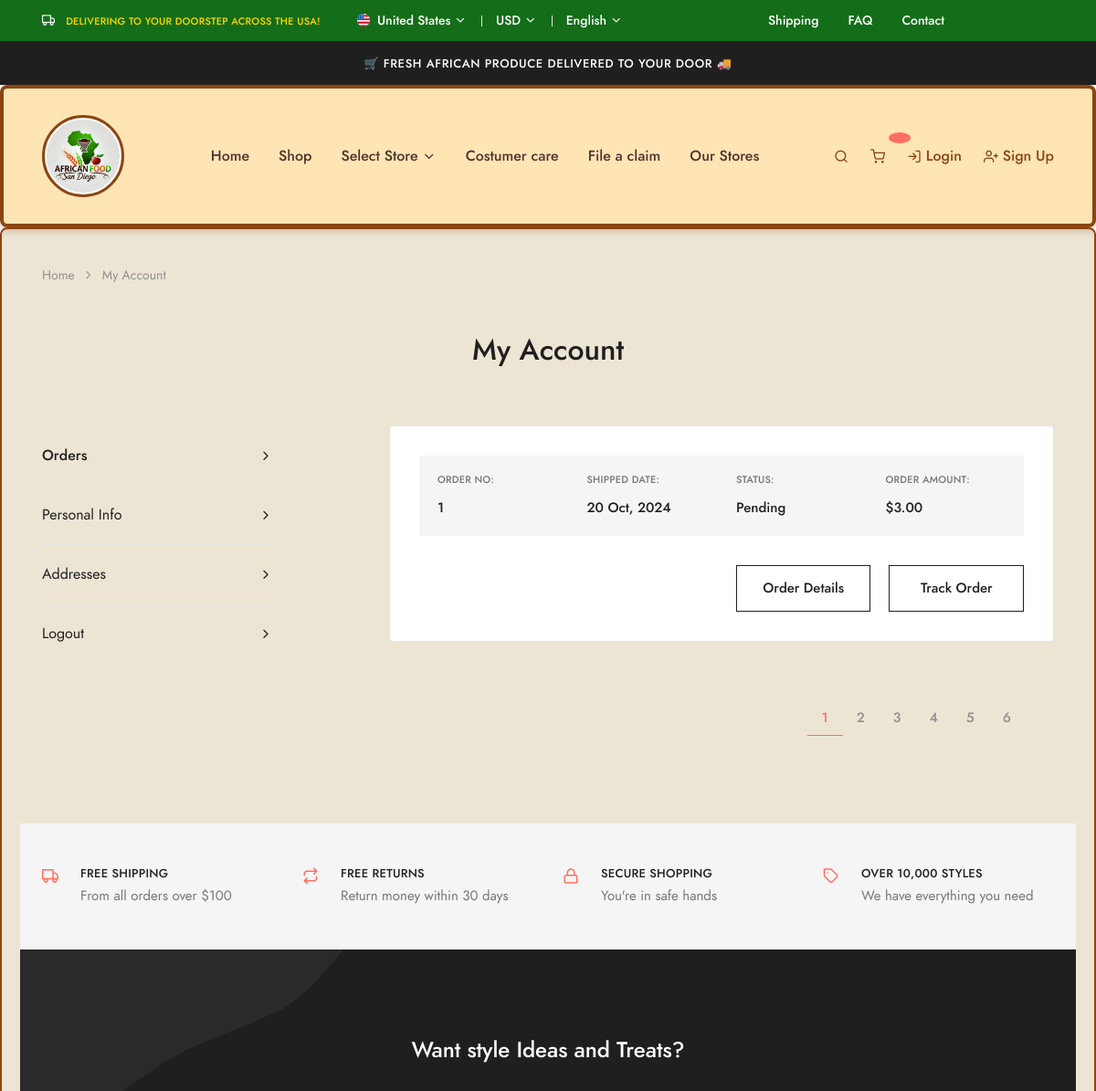
Before: /orders/history/ (upper part) with the older database file.
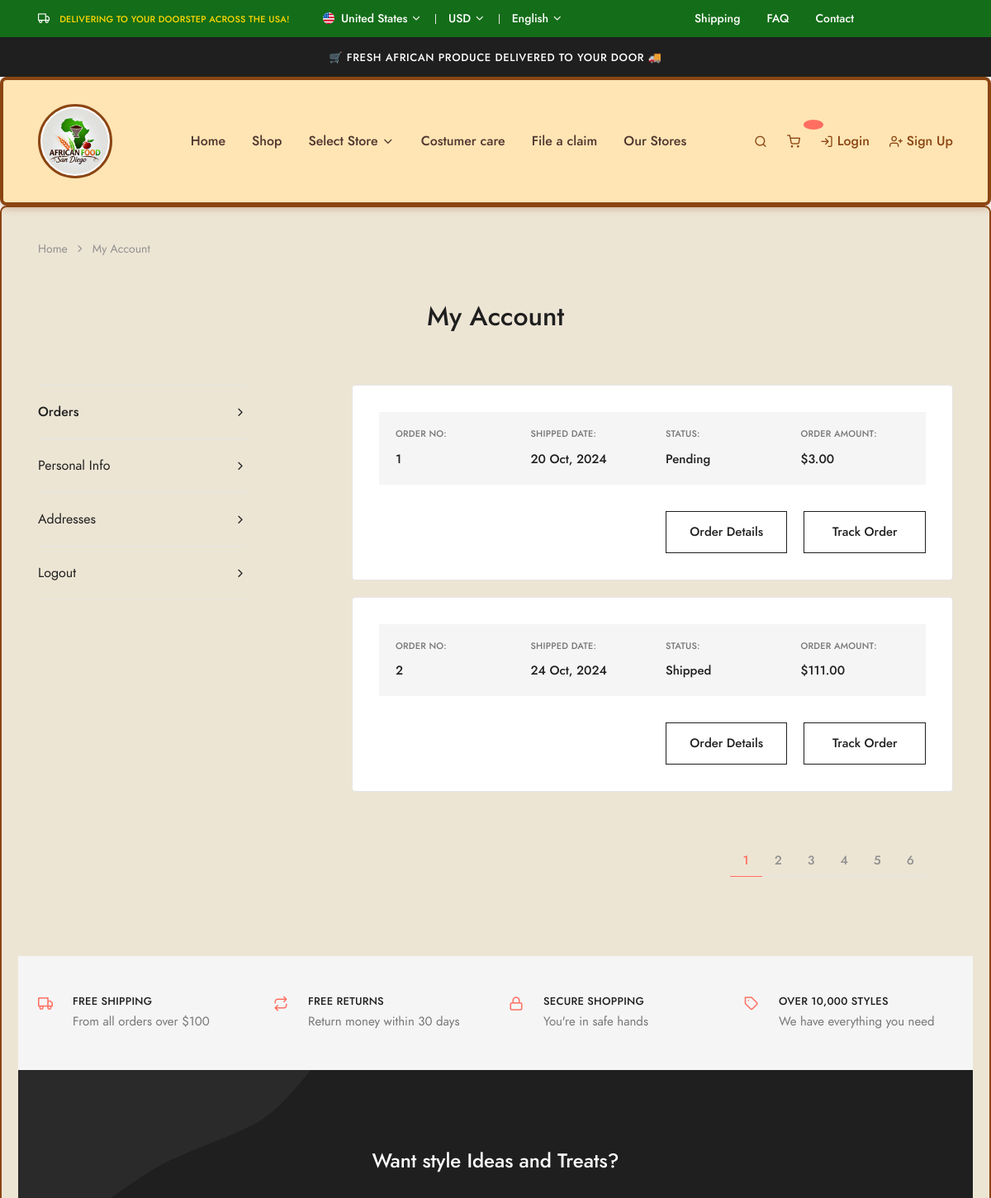
After: the same page with the newer database file.
### afriapp/models.py (models this page shows, shortened)
class Order(models.Model):
    item = models.ForeignKey(Product,on_delete=models.CASCADE, related_name='product')
    shipping_cost = models.PositiveIntegerField(default=0)
    customer = models.ForeignKey(Customer, on_delete=models.CASCADE, related_name='orders')
    created_at = models.DateTimeField(auto_now_add=True)
    updated_at = models.DateTimeField(auto_now=True)
    basket_no = models.CharField(max_length=36, null=True)
    total_amount = models.DecimalField(max_digits=10, decimal_places=2)
    stripe_payment_intent_id = models.CharField(max_length=255, blank=True, null=True)  # Payment Intent ID from Stripe
    is_paid = models.BooleanField(default=False)
    date_created = models.DateTimeField(default=timezone.now)
    total_price = models.DecimalField(max_digits=10, decimal_places=2)
    shipping_address = models.TextField(blank=True)
    status = models.CharField(max_length=50, choices=(
        ('Pending', 'Pending'),
        ('Shipped', 'Shipped'),
        ('Delivered', 'Delivered'),
        ('Cancelled', 'Cancelled')
    ), default='Pending')

### afriapp/views.py (the view)
# urls.py: path('orders/history/', OrderHistory.as_view(), name='order_history'),  # Corrected URL pattern
class OrderHistory(View):
    def get(self, request):
        user = request.user
        try:
            orders = Order.objects.filter()
            if not orders.exists():
                messages.info(request, "No order history found.")  # Using messages framework for user feedback
                return render(request, 'account/account-orders.html', {"orders": orders})  # Render even if empty
            return render(request, 'account/account-orders.html', {"orders": orders})
        except Exception as e:
            messages.error(request, f"An error occurred: {str(e)}")  # Using messages for error
            return render(request, 'account/account-orders.html', {"orders": []})  # Pass an empty list on error

### afriapp/templates/account/account-orders.html (shortened to what this page needs)
{% extends 'base.html' %}
{% load static %}
{% block content %}
    <nav class="py-5">
      <div class="container">
        <div class="row">
          <div class="col-12">
            <ol class="breadcrumb mb-0 fs-xs text-gray-400">
              <li class="breadcrumb-item">
                <a class="text-gray-400" href="index.html">Home</a>
              </li>
              <li class="breadcrumb-item active">
                My Account
              </li>
            </ol>
          </div>
        </div>
      </div>
    </nav>
    <section class="pt-7 pb-12">
      <div class="container">
        <div class="row">
          <div class="col-12 text-center">
            <h3 class="mb-10">My Account</h3>
          </div>
        </div>
        <div class="row">
          <div class="col-12 col-md-3">
            <nav class="mb-10 mb-md-0">
              <div class="list-group list-group-sm list-group-strong list-group-flush-x">
                <a class="list-group-item list-group-item-action dropend-toggle active" href="{% url 'order_history' %}">
                  Orders
                </a>
                <a class="list-group-item list-group-item-action dropend-toggle " href="{% url 'account_personal_info' %}">
                  Personal Info
                </a>
                <a class="list-group-item list-group-item-action dropend-toggle " href="{% url 'account_address' %}">
                  Addresses
                </a>
                <a class="list-group-item list-group-item-action dropend-toggle" href="{% url 'logout' %}">
                  Logout
                </a>
              </div>
            </nav>
          </div>
          <div class="col-12 col-md-9 col-lg-8 offset-lg-1">
            {% if orders %}
            {% for order in orders %}
                <div class="card card-lg mb-5 border">
                    <div class="card-body pb-0">
                        <div class="card card-sm">
                            <div class="card-body bg-light">
                                <div class="row">
                                    <div class="col-6 col-lg-3">
                                        <h6 class="heading-xxxs text-muted">Order No:</h6>
                                        <p class="mb-lg-0 fs-sm fw-bold">{{ order.id }}</p>
                                    </div>
                                    <div class="col-6 col-lg-3">
                                        <h6 class="heading-xxxs text-muted">Shipped Date:</h6>
                                        <p class="mb-lg-0 fs-sm fw-bold">
                                            <time datetime="{{ order.date_created|date:'c' }}">
                                                {{ order.date_created|date:"d M, Y" }}
                                            </time>
                                        </p>
                                    </div>
                                    <div class="col-6 col-lg-3">
                                        <h6 class="heading-xxxs text-muted">Status:</h6>
                                        <p class="mb-0 fs-sm fw-bold">{{ order.status }}</p>
                                    </div>
                                    <div class="col-6 col-lg-3">
                                        <h6 class="heading-xxxs text-muted">Order Amount:</h6>
                                        <p class="mb-0 fs-sm fw-bold">${{ order.total_amount }}</p>
                                    </div>
                                </div>
                            </div>
                        </div>
                    </div>
                    <div class="card-footer">
                        <div class="row align-items-center">
                            <div class="col-12 col-lg-6">
                                <div class="row gx-5">
                                    <div class="col-6">
                                        <a class="btn btn-sm w-100 btn-outline-dark" href="{% url 'order_detail' order.id %}">Order Details</a>
                                    </div>
                                    <div class="col-6">
                                        <a
                                            class="btn btn-sm w-100 btn-outline-dark"
                                            href="https://wa.me/2349077254729?text=Hello%20I%20would%20like%20to%20track%20my%20order%20(Order%20No:%20{{ order.basket_no }}).%20Order%20details:%0AStatus:%20{{ order.status }}%0AShipped%20Date:%20{{ order.date_created|date:'d M, Y' }}%0ATotal%20Amount:%20${{ order.total_amount }}"
                                            target="_blank">
                                            Track Order
                                        </a>
                                    </div>
                                </div>
                            </div>
                        </div>
                    </div>
                </div>
            {% endfor %}
            {% else %}
                <p>No orders found.</p>
            {% endif %}
            <nav class="d-flex justify-content-center justify-content-md-end mt-10">
              <ul class="pagination pagination-sm text-gray-400">
                <li class="page-item">
                  <a class="page-link page-link-arrow" href="#">
                  </a>
                </li>
                <li class="page-item active">
                  <a class="page-link" href="#">1</a>
                </li>
                <li class="page-item">
                  <a class="page-link" href="#">2</a>
                </li>
                <li class="page-item">
                  <a class="page-link" href="#">3</a>
                </li>
                <li class="page-item">
                  <a class="page-link" href="#">4</a>
                </li>
                <li class="page-item">
                  <a class="page-link" href="#">5</a>
                </li>
                <li class="page-item">
                  <a class="page-link" href="#">6</a>
                </li>
                <li class="page-item">
                  <a class="page-link page-link-arrow" href="#">
                  </a>
                </li>
              </ul>
            </nav>
        </div>
        </div>
      </div>
    </section>
{% endblock %}

Changed rows visible on the page:
added Order: id "2", date_created "24 Oct, 2024", status "Shipped", total_amount "111.00"
